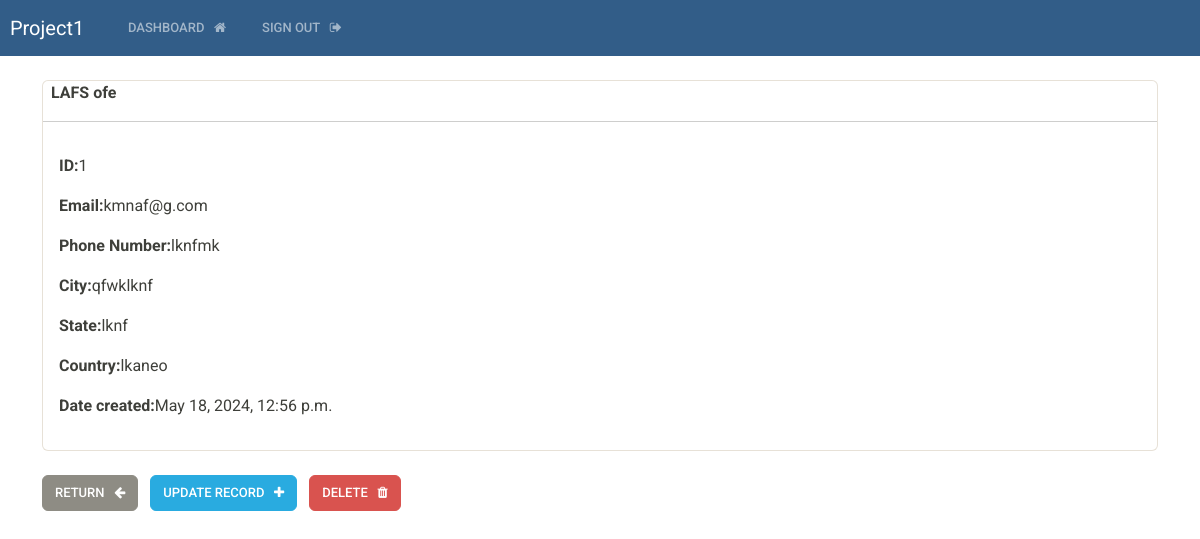
The app's page /view-record/1 (signed in), older data.
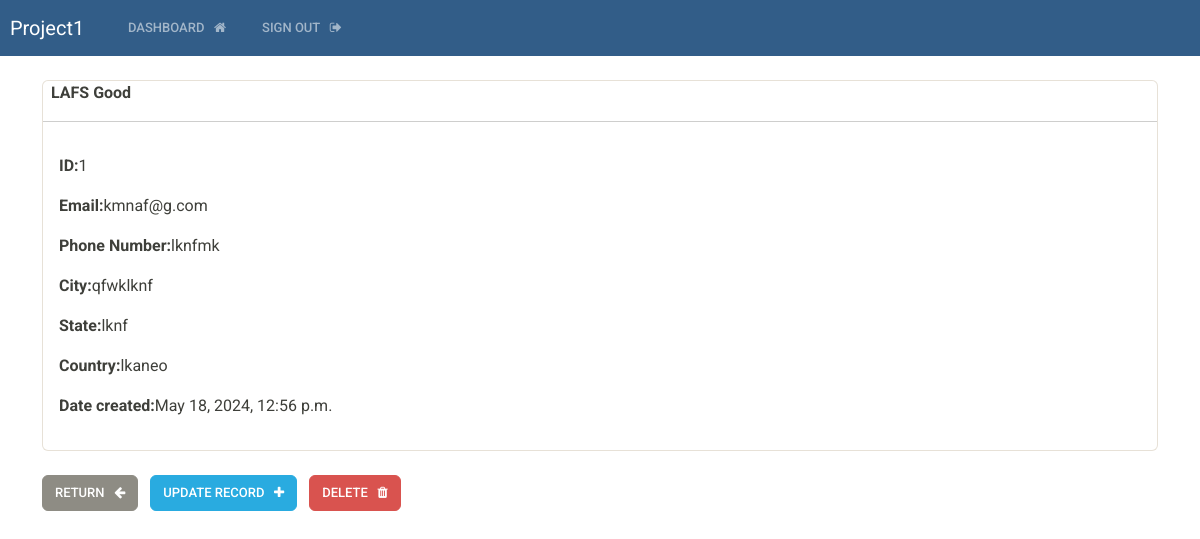
The same page, newer data.
### crud/models.py (models this page shows, shortened)
class Record(models.Model):
    user = models.ForeignKey(User, on_delete=models.CASCADE)
    creation_date = models.DateTimeField(auto_now_add=True)
    first_name = models.CharField(max_length=100)
    last_name = models.CharField(max_length=100)
    email = models.EmailField(max_length=100)
    phone = models.CharField(max_length=15)
    city = models.CharField(max_length=100)
    state = models.CharField(max_length=100)
    country = models.CharField(max_length=100)

### crud/views.py (the view)
# urls.py: path('view-record/<int:pk>', views.view_record, name='view-record'),
@login_required(login_url='my-login')
def view_record(request, pk):
    record = get_object_or_404(Record, user=request.user, id=pk)
    context = {'record':record}
    return render(request, 'crud/view-record.html', context=context)

### crud/templates/crud/view-record.html (shortened to what this page needs)
{% extends 'crud/base.html' %}
{% block content %}
<body>
<div class="card">
    <strong>
        {{record.last_name | upper}}
        {{record.first_name}}
        <hr>
    </strong>
    <div class="card-body">
    <p><strong>ID:</strong>{{record.id}}</p>
    <p><strong>Email:</strong>{{record.email}}</p>
    <p><strong>Phone Number:</strong>{{record.phone}}</p>
    <p><strong>City:</strong>{{record.city}}</p>
    <p><strong>State:</strong>{{record.state}}</p>
    <p><strong>Country:</strong>{{record.country}}</p>
    <p><strong>Date created:</strong>{{record.creation_date}}</p>
    </div>
</div>
<br>
<a href="{% url 'dashboard' %}" class="btn btn-secondary">Return &nbsp; <i class="fa fa-arrow-left" aria-hidden="true"></i></a>
<a href="{% url 'update-record'  record.id  %}" class="btn btn-info">Update record &nbsp; <i class="fa fa-plus" aria-hidden="true"></i></a>
<a href="{% url 'delete-record' record.id  %}" class="btn btn-danger">Delete &nbsp; <i class="fa fa-trash" aria-hidden="true"></i></a>
</body>
{% endblock %}

Row changes from the older to the newer data that the page shows:
changed Record "LAFS": first_name "ofe" → "Good"
